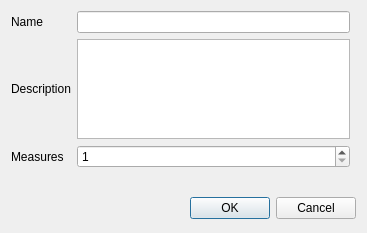
<?xml version="1.0" encoding="UTF-8"?>
<ui version="4.0">
 <class>ReferencePreferences</class>
 <widget class="QDialog" name="ReferencePreferences">
  <property name="geometry">
   <rect>
    <x>0</x>
    <y>0</y>
    <width>367</width>
    <height>233</height>
   </rect>
  </property>
  <property name="maximumSize">
   <size>
    <width>500</width>
    <height>360</height>
   </size>
  </property>
  <property name="windowTitle">
   <string>References</string>
  </property>
  <layout class="QGridLayout" name="gridLayout">
   <item row="0" column="0">
    <widget class="QLabel" name="labelName">
     <property name="text">
      <string>Name</string>
     </property>
    </widget>
   </item>
   <item row="0" column="1">
    <widget class="QLineEdit" name="edit_name"/>
   </item>
   <item row="1" column="1">
    <widget class="QPlainTextEdit" name="plainTextEdit">
     <property name="maximumSize">
      <size>
       <width>300</width>
       <height>100</height>
      </size>
     </property>
     <property name="tabChangesFocus">
      <bool>true</bool>
     </property>
    </widget>
   </item>
   <item row="3" column="0">
    <widget class="QLabel" name="labelMeasuresIteration">
     <property name="text">
      <string>Measures</string>
     </property>
    </widget>
   </item>
   <item row="3" column="1">
    <widget class="QSpinBox" name="spinBoxMeasuresIteration">
     <property name="minimum">
      <number>1</number>
     </property>
    </widget>
   </item>
   <item row="4" column="0">
    <widget class="QWidget" name="widget" native="true"/>
   </item>
   <item row="5" column="0" rowspan="2" colspan="3">
    <widget class="QDialogButtonBox" name="buttonBox">
     <property name="orientation">
      <enum>Qt::Horizontal</enum>
     </property>
     <property name="standardButtons">
      <set>QDialogButtonBox::Cancel|QDialogButtonBox::Ok</set>
     </property>
    </widget>
   </item>
   <item row="1" column="0">
    <widget class="QLabel" name="label">
     <property name="text">
      <string>Description</string>
     </property>
    </widget>
   </item>
  </layout>
 </widget>
 <tabstops>
  <tabstop>edit_name</tabstop>
  <tabstop>plainTextEdit</tabstop>
  <tabstop>spinBoxMeasuresIteration</tabstop>
  <tabstop>buttonBox</tabstop>
 </tabstops>
 <resources/>
 <connections>
  <connection>
   <sender>buttonBox</sender>
   <signal>rejected()</signal>
   <receiver>ReferencePreferences</receiver>
   <slot>reject()</slot>
   <hints>
    <hint type="sourcelabel">
     <x>146</x>
     <y>314</y>
    </hint>
    <hint type="destinationlabel">
     <x>146</x>
     <y>88</y>
    </hint>
   </hints>
  </connection>
  <connection>
   <sender>buttonBox</sender>
   <signal>accepted()</signal>
   <receiver>ReferencePreferences</receiver>
   <slot>accept()</slot>
   <hints>
    <hint type="sourcelabel">
     <x>459</x>
     <y>329</y>
    </hint>
    <hint type="destinationlabel">
     <x>459</x>
     <y>352</y>
    </hint>
   </hints>
  </connection>
 </connections>
 <slots>
  <slot>test_input()</slot>
 </slots>
</ui>
